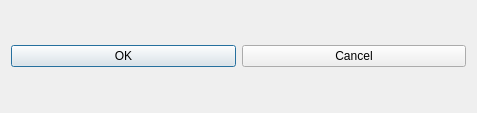
<?xml version="1.0" encoding="UTF-8"?>
<ui version="4.0">
 <class>Dialog</class>
 <widget class="QDialog" name="Dialog">
  <property name="geometry">
   <rect>
    <x>0</x>
    <y>0</y>
    <width>477</width>
    <height>113</height>
   </rect>
  </property>
  <property name="windowTitle">
   <string>Set Configuration</string>
  </property>
  <layout class="QVBoxLayout" name="verticalLayout_2">
   <item>
    <layout class="QVBoxLayout" name="settingsVerticalLayout"/>
   </item>
   <item>
    <layout class="QHBoxLayout" name="horizontalLayout_2">
     <item>
      <widget class="QPushButton" name="acceptButton">
       <property name="text">
        <string>OK</string>
       </property>
      </widget>
     </item>
     <item>
      <widget class="QPushButton" name="rejectButton">
       <property name="text">
        <string>Cancel</string>
       </property>
      </widget>
     </item>
    </layout>
   </item>
  </layout>
 </widget>
 <resources/>
 <connections/>
</ui>
